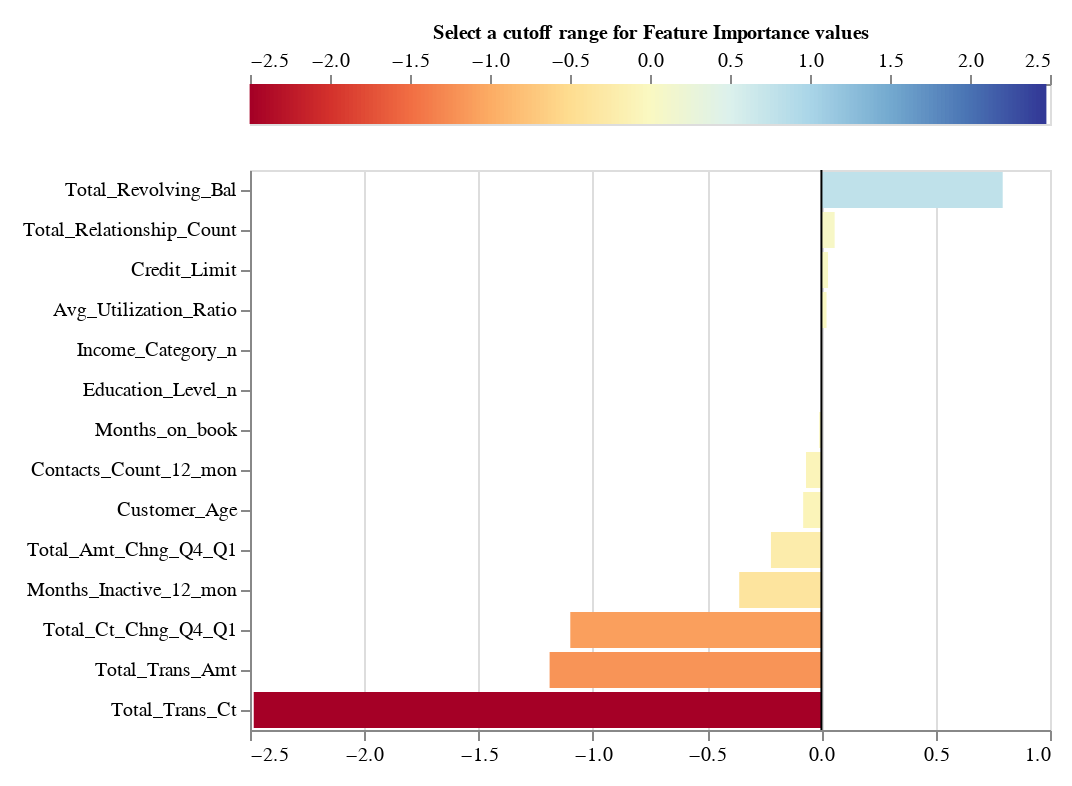

Here is the notebook cell this chart was saved with:
### Code cell
#### Correct goaway
idx = 35
inst = X_test.iloc[idx].values
print('Instance ',X_test[imp_features].iloc[idx])
print('True class ',y_test.iloc[idx])
print('Predicted class ', fit.predict(inst.reshape(1, -1)))
exp = shapExplainer.explain(inst)
exp.plot_features_importance()

### Figure 1 — Vega-Lite specification as saved in the notebook (floating-point values rounded to 4 significant figures; data arrays with more than 128 entries replaced by an {"elided": "..."} marker saying what was removed)
{"config": {"view": {"continuousWidth": 400, "continuousHeight": 300}, "axis": {"labelFontSize": 10, "labelLimit": 225.0}}, "vconcat": [{"layer": [{"data": {"name": "data-491ce7a599b396df20e68711fdd9e9d0"}, "mark": {"type": "rule", "strokeWidth": 3}, "encoding": {"color": {"field": "xValue", "legend": null, "scale": {"domain": [-2.484, 2.484], "domainMid": 0, "scheme": "redyellowblue"}, "type": "quantitative"}, "x": {"axis": {"orient": "top", "titleFontSize": 10}, "field": "xValue", "title": "Select a cutoff range for Feature Importance values ", "type": "quantitative"}}}, {"data": {"name": "data-c7bc3ae69e1253e8223f70a11d04b99d"}, "mark": {"type": "rect", "color": "black", "height": 20, "opacity": 0.4, "tooltip": true}, "encoding": {"x": {"field": "x_min", "type": "quantitative"}, "x2": {"field": "x_max"}, "y": {"axis": null, "field": "y", "type": "quantitative"}}, "selection": {"Cutter": {"type": "single", "fields": ["cutoff"], "bind": {"input": "range", "max": 2.484, "min": 0, "name": "Importance cutoff value (±) ", "step": 0.04967}, "init": {"cutoff": 0.0}}}, "transform": [{"calculate": "(-Cutter.cutoff)", "as": "x_min"}, {"calculate": "Cutter.cutoff", "as": "x_max"}]}], "height": 20}, {"layer": [{"data": {"name": "data-e4971305347d1ce37fced1ed71675f07"}, "mark": "bar", "encoding": {"color": {"field": "value", "legend": null, "scale": {"domain": [-2.484, 2.484], "domainMid": 0, "scheme": "blueorange"}, "type": "quantitative"}, "tooltip": [{"field": "name", "title": "Feature", "type": "nominal"}, {"field": "value", "title": "Importance", "type": "quantitative"}], "x": {"field": "value", "title": null, "type": "quantitative"}, "y": {"field": "name", "sort": {"field": "value", "op": "mean", "order": "descending"}, "title": null, "type": "nominal"}}, "selection": {"Cutter": {"type": "single", "fields": ["cutoff"], "bind": {"input": "range", "max": 2.484, "min": 0, "name": "Importance cutoff value (±) ", "step": 0.04967}, "init": {"cutoff": 0.0}}}, "transform": [{"filter": "((datum.value > Cutter.cutoff) || (datum.value < (-Cutter.cutoff)))"}]}, {"data": {"name": "data-9c00aa9dc2b1c1a0b4bf9b34ead12925"}, "mark": "rule", "encoding": {"x": {"field": "x", "type": "quantitative"}}}]}], "padding": 10, "$schema": "https://vega.github.io/schema/vega-lite/v4.17.0.json", "datasets": {"data-491ce7a599b396df20e68711fdd9e9d0": {"elided": "200 records"}, "data-c7bc3ae69e1253e8223f70a11d04b99d": [{"y": 0, "x": -0.5, "x2": 0.5}], "data-e4971305347d1ce37fced1ed71675f07": [{"name": "Avg_Utilization_Ratio", "value": 0.02243}, {"name": "Contacts_Count_12_mon", "value": -0.06753}, {"name": "Credit_Limit", "value": 0.02895}, {"name": "Customer_Age", "value": -0.07989}, {"name": "Dependent_count", "value": 0.0}, {"name": "Education_Level_n", "value": -4.68e-05}, {"name": "Income_Category_n", "value": 3.231e-05}, {"name": "Months_Inactive_12_mon", "value": -0.3597}, {"name": "Months_on_book", "value": -0.009743}, {"name": "Total_Amt_Chng_Q4_Q1", "value": -0.221}, {"name": "Total_Ct_Chng_Q4_Q1", "value": -1.099}, {"name": "Total_Relationship_Count", "value": 0.05788}, {"name": "Total_Revolving_Bal", "value": 0.7931}, {"name": "Total_Trans_Amt", "value": -1.189}, {"name": "Total_Trans_Ct", "value": -2.484}], "data-9c00aa9dc2b1c1a0b4bf9b34ead12925": [{"x": 0}]}}
